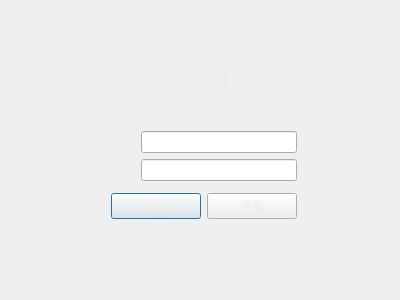
<?xml version="1.0" encoding="UTF-8"?>
<ui version="4.0">
 <class>UsrDialog</class>
 <widget class="QDialog" name="UsrDialog">
  <property name="geometry">
   <rect>
    <x>0</x>
    <y>0</y>
    <width>400</width>
    <height>300</height>
   </rect>
  </property>
  <property name="windowTitle">
   <string>Dialog</string>
  </property>
  <property name="styleSheet">
   <string notr="true">background-image: url(:/res/g245709798bfb7224f8aacce62e1b1c0c6773ada14d3669956a746d219de9f216544b9c111d9386b6c3a88c097ef0dedf97adeb8dafa8af229a7de0bfc7faddc6d810d4eb20f774e02431eca71dbfe0c9_1280.jpeg);</string>
  </property>
  <widget class="QLabel" name="label_3">
   <property name="geometry">
    <rect>
     <x>150</x>
     <y>55</y>
     <width>161</width>
     <height>51</height>
    </rect>
   </property>
   <property name="font">
    <font>
     <pointsize>28</pointsize>
    </font>
   </property>
   <property name="styleSheet">
    <string notr="true">color: rgb(238, 238, 236);</string>
   </property>
   <property name="text">
    <string>AX  LOCK</string>
   </property>
  </widget>
  <widget class="QWidget" name="layoutWidget">
   <property name="geometry">
    <rect>
     <x>111</x>
     <y>125</y>
     <width>186</width>
     <height>101</height>
    </rect>
   </property>
   <layout class="QVBoxLayout" name="verticalLayout_3">
    <item>
     <layout class="QHBoxLayout" name="horizontalLayout_2">
      <item>
       <layout class="QVBoxLayout" name="verticalLayout_2">
        <item>
         <widget class="QLabel" name="label">
          <property name="styleSheet">
           <string notr="true">color: rgb(238, 238, 236);</string>
          </property>
          <property name="text">
           <string>账号</string>
          </property>
         </widget>
        </item>
        <item>
         <widget class="QLabel" name="label_2">
          <property name="styleSheet">
           <string notr="true">color: rgb(238, 238, 236);</string>
          </property>
          <property name="text">
           <string>密码</string>
          </property>
         </widget>
        </item>
       </layout>
      </item>
      <item>
       <layout class="QVBoxLayout" name="verticalLayout">
        <item>
         <widget class="QLineEdit" name="usernameLineEdit">
          <property name="styleSheet">
           <string notr="true">color: rgb(238, 238, 236);</string>
          </property>
         </widget>
        </item>
        <item>
         <widget class="QLineEdit" name="passwordLineEdit">
          <property name="styleSheet">
           <string notr="true">color: rgb(238, 238, 236);</string>
          </property>
         </widget>
        </item>
       </layout>
      </item>
     </layout>
    </item>
    <item>
     <layout class="QHBoxLayout" name="horizontalLayout">
      <item>
       <widget class="QPushButton" name="loginButton">
        <property name="styleSheet">
         <string notr="true">color: rgb(238, 238, 236);</string>
        </property>
        <property name="text">
         <string>登陆</string>
        </property>
       </widget>
      </item>
      <item>
       <widget class="QPushButton" name="registerButton">
        <property name="styleSheet">
         <string notr="true">
color: rgb(238, 238, 236);</string>
        </property>
        <property name="text">
         <string>注册</string>
        </property>
       </widget>
      </item>
     </layout>
    </item>
   </layout>
  </widget>
  <widget class="QLabel" name="label_4">
   <property name="geometry">
    <rect>
     <x>100</x>
     <y>60</y>
     <width>41</width>
     <height>41</height>
    </rect>
   </property>
   <property name="styleSheet">
    <string notr="true">background-image: url(:/res/photo31234.png);
image: url(:/res/photo31234.png);</string>
   </property>
   <property name="text">
    <string/>
   </property>
  </widget>
 </widget>
 <tabstops>
  <tabstop>passwordLineEdit</tabstop>
  <tabstop>loginButton</tabstop>
 </tabstops>
 <resources/>
 <connections/>
</ui>
